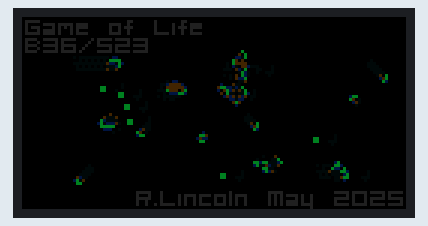
This sketch was run on a simulated ESP32-S3. Parts: 128×64 colour display. Random numbers use the default seed unless the sketch sets one.

Above: at 1.17 s.
At 2.13 s:
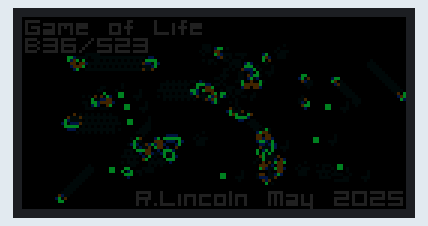
At 3.09 s:
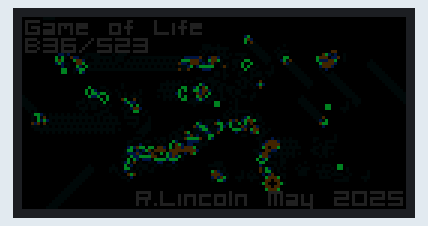
At 5.01 s:
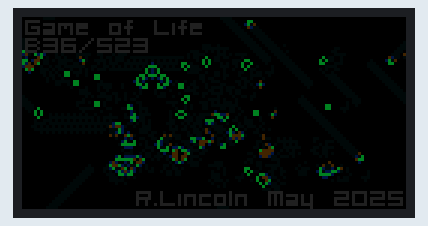
At 6.93 s:
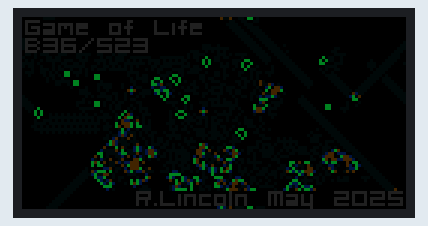
At 9.81 s:
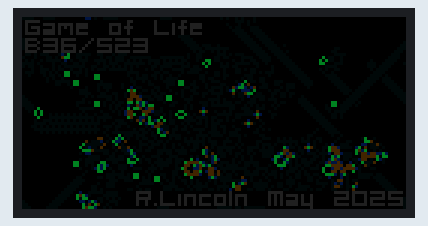

The sketch:

Matrix_Life.ino
```cpp
/*
  Matrix Life

  Game of life on a LED Matrix display
  Matrix Portal ESP32-S3 board
  LED Matrix output - 2x 64x64 boards (configurable)

  Classic Conway's Game of life rules B36/S23 (Highlife)
    1. Any live cell with fewer than two live neighbours dies, as if by underpopulation.
    2. Any live cell with two or three live neighbours lives on to the next generation.
    3. Any live cell with more than three live neighbours dies, as if by overpopulation.
    4. Any dead cell with exactly three (or 6) live neighbours becomes a live cell, as if by reproduction.

  R.Lincoln   May 2025

*/

#include <Wire.h>                 // For I2C communication
#include <Adafruit_LIS3DH.h>      // For accelerometer
#include <Adafruit_Protomatter.h> // For RGB matrix
#include <Fonts/Org_01.h>         // 6x6

#define HEIGHT  64  // Matrix height (pixels)
#define WIDTH   128 // Matrix width (pixels)
#define MAX_FPS 25  // Maximum redraw rate, frames/second

uint8_t rgbPins[]  = {42, 41, 40, 38, 39, 37};
uint8_t addrPins[] = {45, 36, 48, 35, 21};
uint8_t clockPin   = 2;
uint8_t latchPin   = 47;
uint8_t oePin      = 14;

#if HEIGHT == 16
#define NUM_ADDR_PINS 3
#elif HEIGHT == 32
#define NUM_ADDR_PINS 4
#elif HEIGHT == 64
#define NUM_ADDR_PINS 5
#endif

#define BUTTON_UP 2
#define BUTTON_DOWN 3

Adafruit_LIS3DH accel = Adafruit_LIS3DH();

Adafruit_Protomatter matrix( WIDTH, 5, 1,
                             rgbPins, NUM_ADDR_PINS, addrPins,
                             clockPin, latchPin, oePin, true);


#define BLACK         matrix.color565(  0,  0,  0)
#define WHITE         matrix.color565(255,255,255)
#define LIGHT_GREY    matrix.color565( 32, 32, 32)
#define DARK_GREY     matrix.color565( 16, 16, 16)
#define BROWN         matrix.color565(120, 79, 23)
#define RED           matrix.color565(228,  3,  3)
#define DARK_RED      matrix.color565( 29,  1,  1)
#define ORANGE        matrix.color565(255,140,  0)
#define DARK_ORANGE   matrix.color565( 64, 36,  0)
#define YELLOW        matrix.color565(255,237,  0)
#define BRIGHT_GREEN  matrix.color565(  0,255, 76)
#define GREEN         matrix.color565(  0,128, 38)
#define DARK_GREEN    matrix.color565(  0, 64, 19)
#define BLUE          matrix.color565(  0, 77,255)
#define DARK_BLUE     matrix.color565(  0, 20, 64)
#define PETROL_BLUE   matrix.color565(  0,  8,  8)
#define PURPLE        matrix.color565(117,  7,135)


//  Two state arrays that swap between current and next for each cycle
//
int state[2][WIDTH][HEIGHT];
int now = 0, next = 1;

//  Cellular autometa definition https://en.wikipedia.org/wiki/Life-like_cellular_automaton
//  Lookup table - current state and neighbours in gives new state out
//
struct rule {
  int colour;                         // representative colour for this state
  int alive;                          // 1 if alive for accumulating neighbour count
  int rule[9];                        // Next state/rule number indexed/selected by number of live neighbours
};

// 0  1  2  3  4  5  6  7  8          // Neighbour count
static const rule rules[] = {         // one rule per current cell state
  BLACK, 0,                           // 0 Dead
  {0, 0, 0, 1, 0, 0, 1, 0, 0},

  DARK_BLUE, 1,                       // 1 Birth
  {3, 3, 2, 2, 3, 3, 3, 3, 3},

  GREEN, 1,                           // 2 Life
  {3, 3, 2, 2, 3, 3, 3, 3, 3},

  DARK_ORANGE, 0,                     // 3 Death
  {4, 4, 4, 1, 4, 4, 1, 4, 4},

  PETROL_BLUE, 0,                     // 4 Trail
  {4, 4, 0, 1, 0, 0, 1, 0, 0}
};
// 0  1  2  3  4  5  6  7  8


// Set peices from https://en.wikipedia.org/wiki/Conway%27s_Game_of_Life
// Used by seed to setup the game
//
struct shape {
  int   width, height;
  char  shape[];
};

const shape                           // Seed shape definitions
  GLIDER = {3, 3,       // Gliders
    ".1."
    "..1"
    "111"},
  GLIDER2 = {3, 3,
    ".1."
    "1.."
    "111"},
  GLIDER3 = {3, 3,
    "111"
    "1.."
    ".1."},
  GLIDER4 = {3, 3,
    "111"
    "..1"
    ".1."},

  LWSS = {5, 4,         // Light weight space ship
    "1..1."
    "....1"
    "1...1"
    ".1111"},

  MWSS = {6, 5,         // Middle weight space ship
    "11111."
    "1....1"
    "1....."
    ".1...1"
    "...1.."},

  HWSS = {7, 5,         // Heavy weight space ship
    ".111111"
    "1.....1"
    "......1"
    "1....1."
    "..11..."},

  RPENT = {3, 3,       // R-Pentomino
    ".11"
    "11."
    ".1."},

  DIEHARD = {8, 3,     // Diehard
    ".......1"
    "11......"
    ".1...111"},

  ACORN = {7, 3,       // Acorn
    ".1....."
    "...1..."
    "11..111"};

static const shape *seeds[] = {       // Shape selection list, frequency adjusted for more even random selection
  &GLIDER,
  &GLIDER2,
  &GLIDER3,
  &GLIDER4,
  &LWSS,
  &MWSS,
  &HWSS,
  &RPENT,
  &RPENT,
  &DIEHARD,
  &DIEHARD,
  &ACORN,
  &ACORN
};
static const int seedsC = sizeof(seeds)/sizeof(seeds[0]);


uint32_t prevTime = 0;                // Used for frames-per-second throttle

// SETUP - RUNS ONCE AT PROGRAM START --------------------------------------
//
void err(int x) {
  uint8_t i;
  pinMode(LED_BUILTIN, OUTPUT);       // Using onboard LED
  for(i=1;;i++) {                     // Loop forever...
    digitalWrite(LED_BUILTIN, i & 1); // LED on/off blink to alert user
    delay(x);
  }
}

void setup(void) {
  Serial.begin(115200);
//  while (!Serial) delay(10);

  ProtomatterStatus status = matrix.begin();
  if(status != PROTOMATTER_OK) {
    Serial.printf("Protomatter begin() status: %d\n", status);
    err(500);                         // Slow blink = Protomatter error
  }

  if (!accel.begin(0x19)) {
    Serial.println("Couldn't find accelerometer");
    err(250);                         // Fast bink = I2C error
  }
  accel.setRange(LIS3DH_RANGE_4_G);   // 2, 4, 8 or 16 G!

  matrix.fillScreen(BLACK);
  matrix.setFont(&Org_01);
  matrix.setTextColor(LIGHT_GREY, BLACK);

  randomSeed(analogRead(0));
}


// MAIN LOOP - RUNS ONCE PER FRAME OF ANIMATION ----------------------------
//
void loop() {
  uint32_t t;                                   // Limit the animation frame rate to MAX_FPS.
  while(((t = micros()) - prevTime) < (1000000L / MAX_FPS));
  prevTime = t;

  //Serial.printf("\n\n\n Cycle \n\n\n");
  int lc = 0;
  for(int y=0; y <HEIGHT; y++) {                // process each cell
    for(int x=0; x <WIDTH; x++) {
      // Serial.printf(" now/next %d %d xy %d %d ", now, next, x, y);

      int s = state[now][x][y];                 // current state

      int l, r, u, d;                           // wrap arround neighbour coords
      l = (x==0)        ? WIDTH-1  : x-1;
      r = (x==WIDTH-1)  ? 0        : x+1;
      u = (y==0)        ? HEIGHT-1 : y-1;
      d = (y==HEIGHT-1) ? 0        : y+1;

      int n = rules[state[now][l][u]].alive + rules[state[now][x][u]].alive + rules[state[now][r][u]].alive
            + rules[state[now][l][y]].alive                                 + rules[state[now][r][y]].alive
            + rules[state[now][l][d]].alive + rules[state[now][x][d]].alive + rules[state[now][r][d]].alive;

      int ns = rules[s].rule[n];                // new state based on current state and alive neighbours

      // Serial.printf(" s %d lrud %d %d %d %d n %d ns %d lc %d\n", s, l, r, u, d, n, ns, lc);

      state[next][x][y] = ns;                   // next state update
      matrix.drawPixel(x, y, rules[ns].colour); // display update
      lc += rules[ns].alive;                    // activity accumulator
    }
  }

  if (millis() < 10000) {                       // Banner message for a few seconds
    banner();
  };
  matrix.show();

  now = next;                                   // swap now/next 0<->1
  next = 1 -next;

  if(lc < HEIGHT * WIDTH /25) {                 // Check for low activity and reseed
    seed(1);
  }
  // Serial.println("done");
}

//  Opening banner
//  Hand crafted background sizes so theres no borners
//
void banner() {
    matrix.fillRect(1,1, 59, 5, BLACK);
    matrix.setCursor(1, 5);
    matrix.print("Game of Life");

    matrix.fillRect(1,6, 41, 6, BLACK);
    matrix.setCursor(1, 11);
    matrix.print("B36/S23");                    // Game signature - Highlife: birth on 3 & 6, Survival on 2 & 3

    matrix.fillRect(WIDTH-90, HEIGHT-6, 89, 5, BLACK);
    matrix.setCursor(WIDTH-90, HEIGHT-2);
    matrix.print("R.Lincoln May 2025");
}

//  Seed with n objects
//
void seed(int n) {

  for(int i=0; i<n; i++) {
    int px = random(10, WIDTH -10);             // random screen position
    int py = random(10, HEIGHT -10);

    const shape *seed = seeds[random(seedsC)];  // random seed matrix

    for(int y=0, i=0; y <seed->height; y++) {   // copy onto the matrix
      for(int x=0; x <seed->width; x++, i++) {
        if(seed->shape[i] != '.') {
          state[now][px+x][py+y] = 2;
        }
      }
    }
  }

}
```
